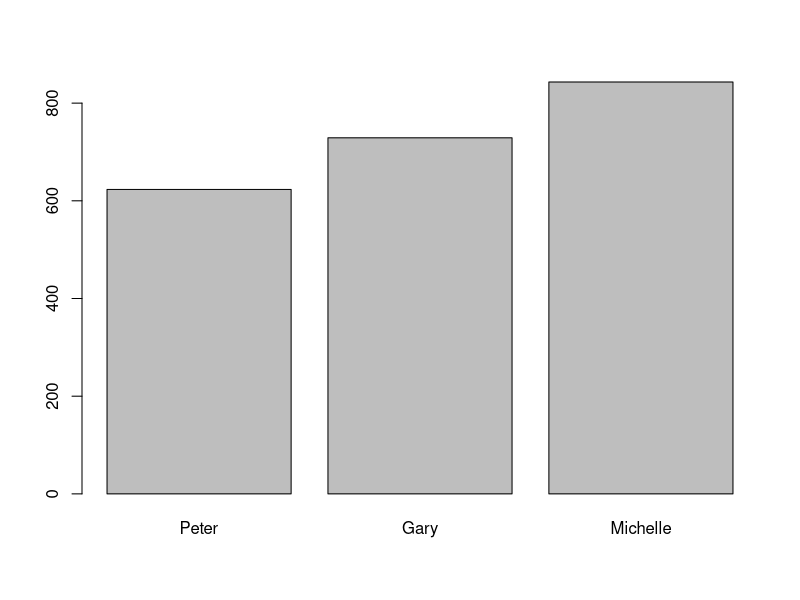
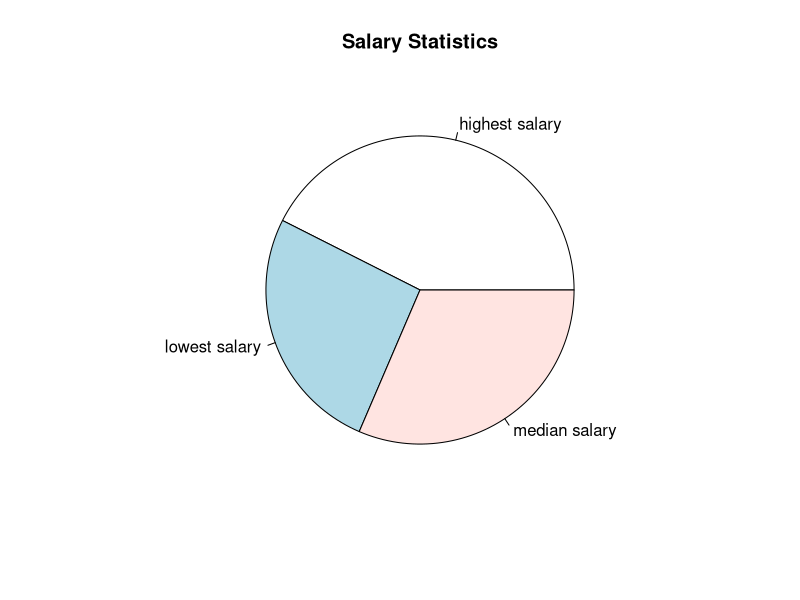

These charts were generated, in order, by the following R code:
# Question 1

matrix1 = matrix(c(7,9,12,2,4,13), nrow=2, ncol=3, byrow=TRUE)
matrix2 = matrix(c(1,7,12,19,2,8,13,20,3,9,14,21), nrow=3, ncol=4, byrow=TRUE)

result <- matrix1 %*% matrix2
print(result)

# Question 2, Part a
data_frame <- data.frame(
  id = c(1,2,3,4,5),
  name = c("Peter", "Amy", "Ryan", "Gary", "Michelle"),
  salary = c(623.30, 515.20, 611.00, 729.00, 843.25)
)
print(data_frame)

# Question 2, Part b
new_col_df <- cbind(data_frame, department = c("IT", "finance", "computer science", "medicine", "law"))
new_col_df

# Question 2, Part c
data_frame[c(1,3,5), c(2,3)]

# Question 2, Part d
x<-data_frame[c(1,4,5),"salary"]
barplot(x,names.arg = c("Peter", "Gary", "Michelle"))

# Question 2, Part e
salary = c(623.30, 515.20, 611.00, 729.00, 843.25)
highestsal=max(salary)
lowestsal=min(salary)
mediansal=median(salary)
salary1 <- c(highestsal, lowestsal, mediansal)
mylabel <- c("highest salary", "lowest salary", "median salary")
pie(salary1, main='Salary Statistics', labels = mylabel)
